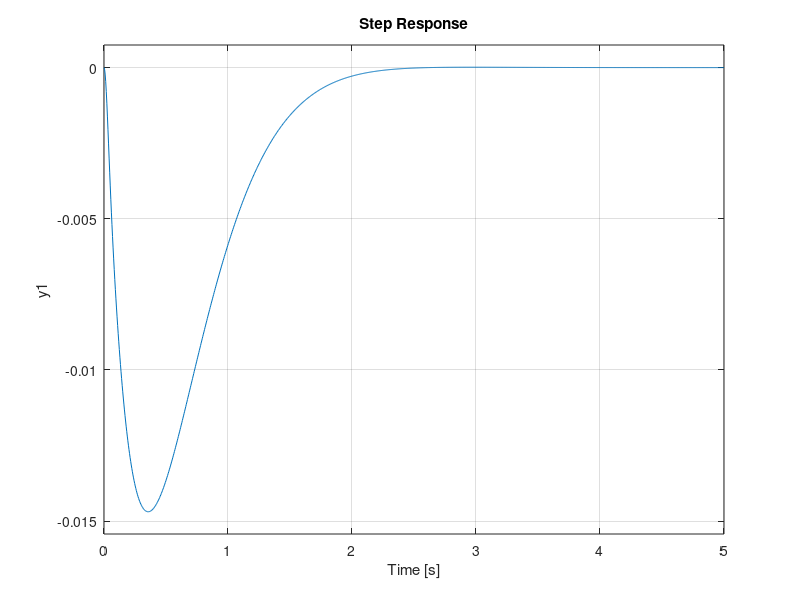

This chart was generated by the following MATLAB code:
%% Inverted pendulum on a cart - Routh-Hurwitz Control Design
% Model from Exercise 4.4: a pendulum (mass m, inertia I, distance l from the
% pivot to its center of mass) is hinged on a cart of mass M. The input u is
% the horizontal force on the cart, the output theta is the pendulum angle
% from the upward vertical, and mu is the cart friction coefficient.

clear all
close all

M = 0.5;     % cart mass [kg]
m = 0.5;     % pendulum mass [kg]
l = 0.3;     % pivot to pendulum center of mass [m]
I = 0.006;   % pendulum inertia [kg m^2]
mu = 0.1;    % cart friction [N s/m]
g = 9.81;    % gravity [m/s^2]
s = tf('s');

q = (M+m)*(I+m*l^2) - (m*l)^2;
alpha = m*l/q;
a2 = mu*(I+m*l^2)/q;
a1 = (M+m)*m*g*l/q;
a0 = mu*m*g*l/q;
%% 
% The transfer function is
% 
% $$G(s) = \frac{-\alpha s}{s^3 + a_2 s^2 - a_1 s - a_0}$$
% 
% with

[alpha a2 a1 a0]

G = -alpha*s/(s^3 + a2*s^2 - a1*s - a0);
%% PID controller
% Pushing the cart to the right makes the pendulum fall to the left, so the 
% controller has a negative gain. G has a zero at the origin, so we need an 
% integrator (see the root locus design):
% 
% $$C(s) = -K\frac{s^2 + 6s + 8}{s}$$
% 
% The s in the numerator of G cancels the s in the denominator of C, and the 
% characteristic equation is (s^3 + a2 s^2 - a1 s - a0) + alpha K (s^2 + 6s + 8) = 0:
% 
% $$P(s) = s^3 + (a_2 + \alpha K)s^2 + (6\alpha K - a_1)s + (8\alpha K - a_0)$$
% 
% Routh table:
% 
%   s^3 | 1                                   6 alpha K - a1
%   s^2 | a2 + alpha K                        8 alpha K - a0
%   s^1 | c11 = ((a2 + alpha K)(6 alpha K - a1) - (8 alpha K - a0))/(a2 + alpha K)
%   s^0 | c21 = 8 alpha K - a0
% 
% For K > 0 the first entry of the s^2 row is positive. We need:
% 
% - c21 > 0, i.e., K > a0/(8 alpha)
% - c11 > 0, i.e., the numerator 
% 6 alpha^2 K^2 + (6 a2 alpha - a1 alpha - 8 alpha) K + (a0 - a1 a2) > 0

K_c21 = a0/(8*alpha)
K_c11 = max(roots([6*alpha^2, 6*a2*alpha - a1*alpha - 8*alpha, a0 - a1*a2]))
%% 
% So the closed loop is stable for K > 1.87. (The pole at -100 that we add 
% in the demo to make C proper changes this limit slightly.) We choose K = 10:

K = 10;
C = -K*(s^2 + 6*s + 8)/s/(s/100+1);
pole(minreal(C*G/(1+C*G)))
%% 
% Response of theta to a 1 N push on the cart:

step(minreal(G/(1+C*G)), 5);
%% 
% To try this controller in IPC_Realtime_Demo, set
% 
%   C = -10*(6 + s + 8/s)/(s/100+1);

[numC, denC] = tfdata(C, 'v')
